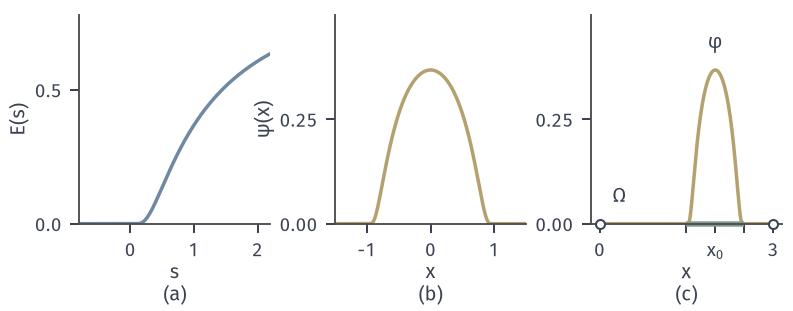

Reproduce this figure in Python.
from pathlib import Path
import sys
ROOT = next(p for p in Path(__file__).resolve().parents if (p/'build.sh').is_file() and (p/'tex/book.tex').is_file())
sys.path.insert(0, str(ROOT/'figures/00-shared/mathematical-preliminaries-upper/00-shared/comprehension-figures'))
from support import figure, save, BLUE, GREEN, YELLOW, RED, PURPLE, INK, MUTED, GRID, BLUE_FILL, GREEN_FILL, YELLOW_FILL, RED_FILL, PURPLE_FILL
import numpy as np

def bump(t):
    """psi(t)=exp(-1/(1-t^2)) on |t|<1 and 0 elsewhere."""
    t = np.asarray(t, float); out = np.zeros_like(t); m = np.abs(t) < 1
    out[m] = np.exp(-1/(1-t[m]**2)); return out
C1 = 0.44399381623014  # integral of psi over [-1,1]
def rho(t, eps=1.0):
    """1-D mollifier rho_eps(t)=rho(t/eps)/eps."""
    return bump(np.asarray(t, float)/eps)/C1/eps
def mollify(fun, x, eps, n=4001):
    """f_eps(x)=int rho_eps(z) f(x-z) dz by the midpoint rule on [-eps,eps]."""
    z = (np.arange(n)+.5)/n*2*eps-eps; dz = 2*eps/n
    return np.array([np.sum(rho(z, eps)*fun(xi-z))*dz for xi in np.atleast_1d(x)])
def letters(fig, axes, y=.02):
    for ax, s in zip(axes, ['(a)', '(b)', '(c)']):
        p = ax.get_position(); fig.text((p.x0+p.x1)/2, y, s, ha='center', va='bottom')
fig, axes = figure(width_mm=112, height_mm=44, ncols=3)
fig.set_layout_engine(None); fig.subplots_adjust(left=.1, right=.985, top=.95, bottom=.28, wspace=.34)
a = axes[0]; s = np.linspace(-.8, 2.2, 700); y = np.where(s > 0, np.exp(-1/np.where(s > 0, s, 1)), 0)
a.plot(s, y, color=BLUE, lw=1.4); a.set_xlim(-.8, 2.2); a.set_ylim(0, .78); a.set_xticks([0, 1, 2]); a.set_yticks([0, .5]); a.set_xlabel('$s$', labelpad=1); a.set_ylabel('$E(s)$', labelpad=2)
b = axes[1]; x = np.linspace(-1.5, 1.5, 700)
b.plot(x, bump(x), color=YELLOW, lw=1.4); b.set_xlim(-1.5, 1.5); b.set_ylim(0, .5); b.set_xticks([-1, 0, 1]); b.set_yticks([0, .25]); b.set_xlabel('$x$', labelpad=1); b.set_ylabel(r'$\psi(x)$', labelpad=2)
c = axes[2]; x = np.linspace(0, 3, 900)
c.plot(x, bump((x-2)/.5), color=YELLOW, lw=1.4); c.plot([1.5, 2.5], [0, 0], color=GREEN, lw=2.2, solid_capstyle='butt', clip_on=False)
c.plot([0, 3], [0, 0], 'o', ms=3.6, mfc='white', mec=INK, mew=.8, clip_on=False, zorder=5)
c.text(2, .42, r'$\varphi$', ha='center', color=INK); c.text(.22, .05, r'$\Omega$', ha='left', color=INK)
c.set_xlim(-.15, 3.15); c.set_ylim(0, .5); c.set_xticks([0, 1.5, 2, 2.5, 3]); c.set_xticklabels(['0', '', '$x_0$', '', '3']); c.set_yticks([0, .25]); c.set_xlabel('$x$', labelpad=1)
letters(fig, axes)
save(fig, Path(__file__).resolve().parent, 'figure', {'formula': 'E(s)=exp(-1/s) for s>0; psi(x)=E(1-x^2); phi(x)=psi((x-2)/0.5) on Omega=(0,3)'})
